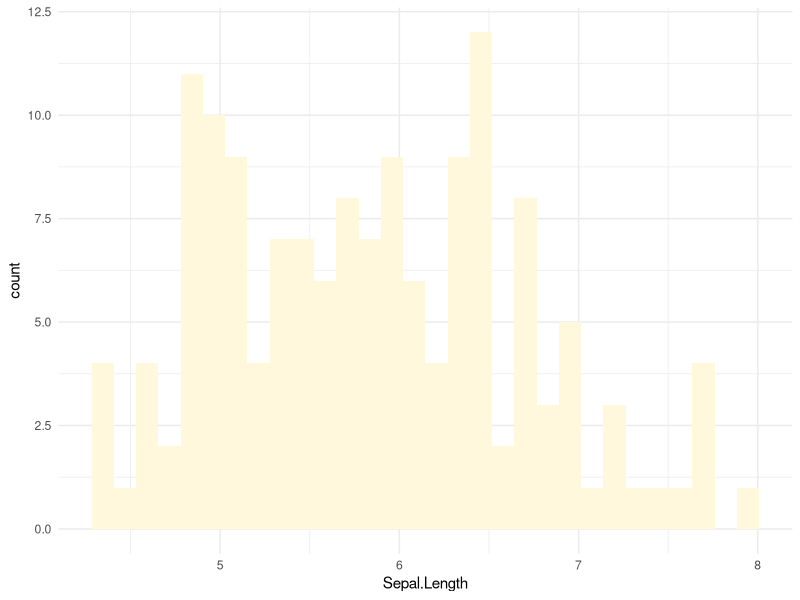

Source code (R):
## ---- chunk 1
knitr::opts_chunk$set(echo = TRUE)
library(tidyverse)
## ---- chunk 2
col <- colors()
colors()
## ---- chunk 3
ggplot(iris, aes(x=Sepal.Length)) +
  geom_histogram(fill=col[64]) +
  theme_minimal()
